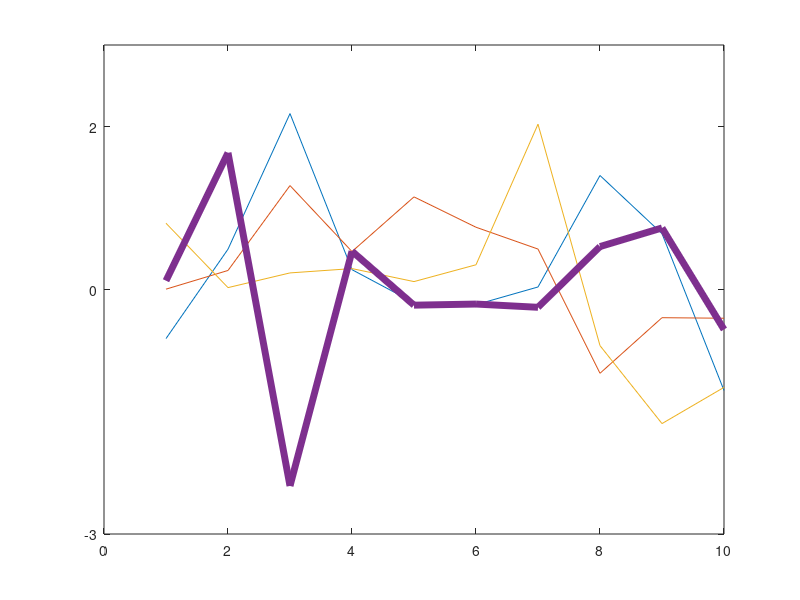

The MATLAB script that drew this image:
plot(randn(10, 3));
set(gca, 'ytick', [-5 -3 0 2 pi]);

#set(gca, 'linewidth', 3) - толщина осей

#set(gca, 'ylim', [-5 pi]); - пределы графика

hold on
c = plot(randn(10,1))
set(c, 'linewidth', 5)
hold off;

